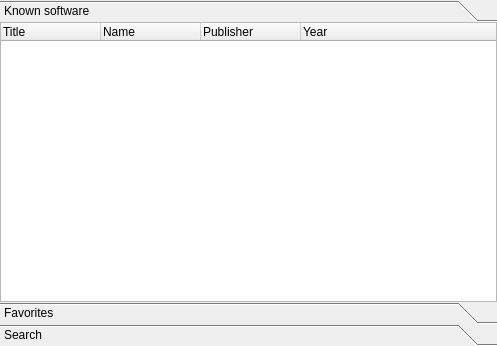
<?xml version="1.0" encoding="UTF-8"?>
<ui version="4.0">
 <author>R. Reucher</author>
 <class>MESSSoftwareList</class>
 <widget class="QWidget" name="MESSSoftwareList">
  <property name="geometry">
   <rect>
    <x>0</x>
    <y>0</y>
    <width>497</width>
    <height>346</height>
   </rect>
  </property>
  <property name="windowTitle">
   <string>MESS software list</string>
  </property>
  <layout class="QGridLayout" name="gridLayout">
   <property name="margin">
    <number>0</number>
   </property>
   <item row="0" column="0">
    <widget class="QToolBox" name="toolBoxSoftwareList">
     <property name="currentIndex">
      <number>0</number>
     </property>
     <property name="tabSpacing">
      <number>0</number>
     </property>
     <widget class="QWidget" name="pageKnownSoftware">
      <property name="geometry">
       <rect>
        <x>0</x>
        <y>0</y>
        <width>497</width>
        <height>274</height>
       </rect>
      </property>
      <attribute name="icon">
       <iconset resource="qmc2.qrc">
        <normaloff>:/data/img/flat.png</normaloff>:/data/img/flat.png</iconset>
      </attribute>
      <attribute name="label">
       <string>Known software</string>
      </attribute>
      <attribute name="toolTip">
       <string>Complete list of known software for the current machine</string>
      </attribute>
      <layout class="QGridLayout" name="gridLayout_2">
       <property name="margin">
        <number>0</number>
       </property>
       <item row="0" column="0">
        <widget class="QTreeWidget" name="treeWidgetKnownSoftware">
         <property name="toolTip">
          <string>List of known software for the current machine</string>
         </property>
         <property name="statusTip">
          <string>List of known software for the current machine</string>
         </property>
         <property name="uniformRowHeights">
          <bool>true</bool>
         </property>
         <property name="allColumnsShowFocus">
          <bool>true</bool>
         </property>
         <column>
          <property name="text">
           <string>Title</string>
          </property>
         </column>
         <column>
          <property name="text">
           <string>Name</string>
          </property>
         </column>
         <column>
          <property name="text">
           <string>Publisher</string>
          </property>
         </column>
         <column>
          <property name="text">
           <string>Year</string>
          </property>
         </column>
        </widget>
       </item>
      </layout>
     </widget>
     <widget class="QWidget" name="pageFavoriteSoftware">
      <property name="geometry">
       <rect>
        <x>0</x>
        <y>0</y>
        <width>497</width>
        <height>274</height>
       </rect>
      </property>
      <attribute name="icon">
       <iconset resource="qmc2.qrc">
        <normaloff>:/data/img/favorites.png</normaloff>:/data/img/favorites.png</iconset>
      </attribute>
      <attribute name="label">
       <string>Favorites</string>
      </attribute>
      <attribute name="toolTip">
       <string>View / manage your favorite software list for the current machine</string>
      </attribute>
      <layout class="QGridLayout" name="gridLayout_3">
       <property name="margin">
        <number>0</number>
       </property>
       <item row="0" column="0">
        <widget class="QTreeWidget" name="treeWidgetFavoriteSoftware">
         <property name="toolTip">
          <string>Favorite software for the current machine</string>
         </property>
         <property name="statusTip">
          <string>Favorite software for the current machine</string>
         </property>
         <property name="uniformRowHeights">
          <bool>true</bool>
         </property>
         <property name="allColumnsShowFocus">
          <bool>true</bool>
         </property>
         <column>
          <property name="text">
           <string>Title</string>
          </property>
         </column>
         <column>
          <property name="text">
           <string>Name</string>
          </property>
         </column>
         <column>
          <property name="text">
           <string>Publisher</string>
          </property>
         </column>
         <column>
          <property name="text">
           <string>Year</string>
          </property>
         </column>
        </widget>
       </item>
      </layout>
     </widget>
     <widget class="QWidget" name="pageSearchSoftware">
      <property name="geometry">
       <rect>
        <x>0</x>
        <y>0</y>
        <width>497</width>
        <height>274</height>
       </rect>
      </property>
      <attribute name="icon">
       <iconset resource="qmc2.qrc">
        <normaloff>:/data/img/hint.png</normaloff>:/data/img/hint.png</iconset>
      </attribute>
      <attribute name="label">
       <string>Search</string>
      </attribute>
      <attribute name="toolTip">
       <string>Search within the list of known software for the current machine</string>
      </attribute>
      <layout class="QGridLayout" name="gridLayout_4">
       <property name="margin">
        <number>0</number>
       </property>
       <item row="0" column="0">
        <widget class="QComboBox" name="comboBoxSearch">
         <property name="sizePolicy">
          <sizepolicy hsizetype="Ignored" vsizetype="Fixed">
           <horstretch>0</horstretch>
           <verstretch>0</verstretch>
          </sizepolicy>
         </property>
         <property name="toolTip">
          <string>Search for known software (not case-sensitive)</string>
         </property>
         <property name="statusTip">
          <string>Search for known software (not case-sensitive)</string>
         </property>
         <property name="editable">
          <bool>true</bool>
         </property>
        </widget>
       </item>
       <item row="1" column="0">
        <widget class="QTreeWidget" name="treeWidgetSearchResults">
         <property name="toolTip">
          <string>Search results</string>
         </property>
         <property name="statusTip">
          <string>Search results</string>
         </property>
         <property name="uniformRowHeights">
          <bool>true</bool>
         </property>
         <property name="allColumnsShowFocus">
          <bool>true</bool>
         </property>
         <column>
          <property name="text">
           <string>Title</string>
          </property>
         </column>
         <column>
          <property name="text">
           <string>Name</string>
          </property>
         </column>
         <column>
          <property name="text">
           <string>Publisher</string>
          </property>
         </column>
         <column>
          <property name="text">
           <string>Year</string>
          </property>
         </column>
        </widget>
       </item>
      </layout>
     </widget>
    </widget>
   </item>
  </layout>
 </widget>
 <layoutdefault spacing="6" margin="6"/>
 <tabstops>
  <tabstop>treeWidgetKnownSoftware</tabstop>
  <tabstop>treeWidgetFavoriteSoftware</tabstop>
  <tabstop>comboBoxSearch</tabstop>
  <tabstop>treeWidgetSearchResults</tabstop>
 </tabstops>
 <resources>
  <include location="qmc2.qrc"/>
 </resources>
 <connections/>
</ui>
